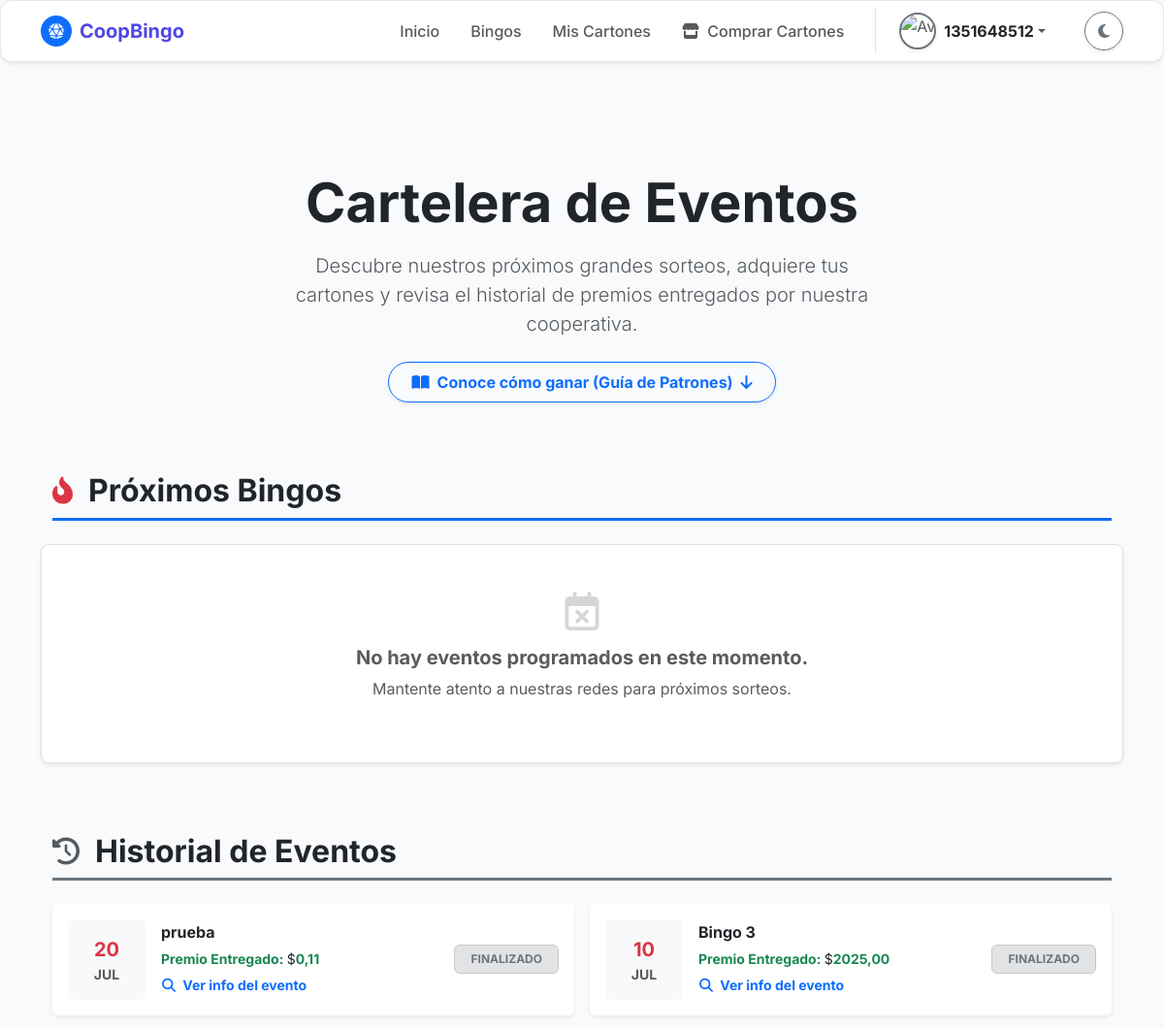
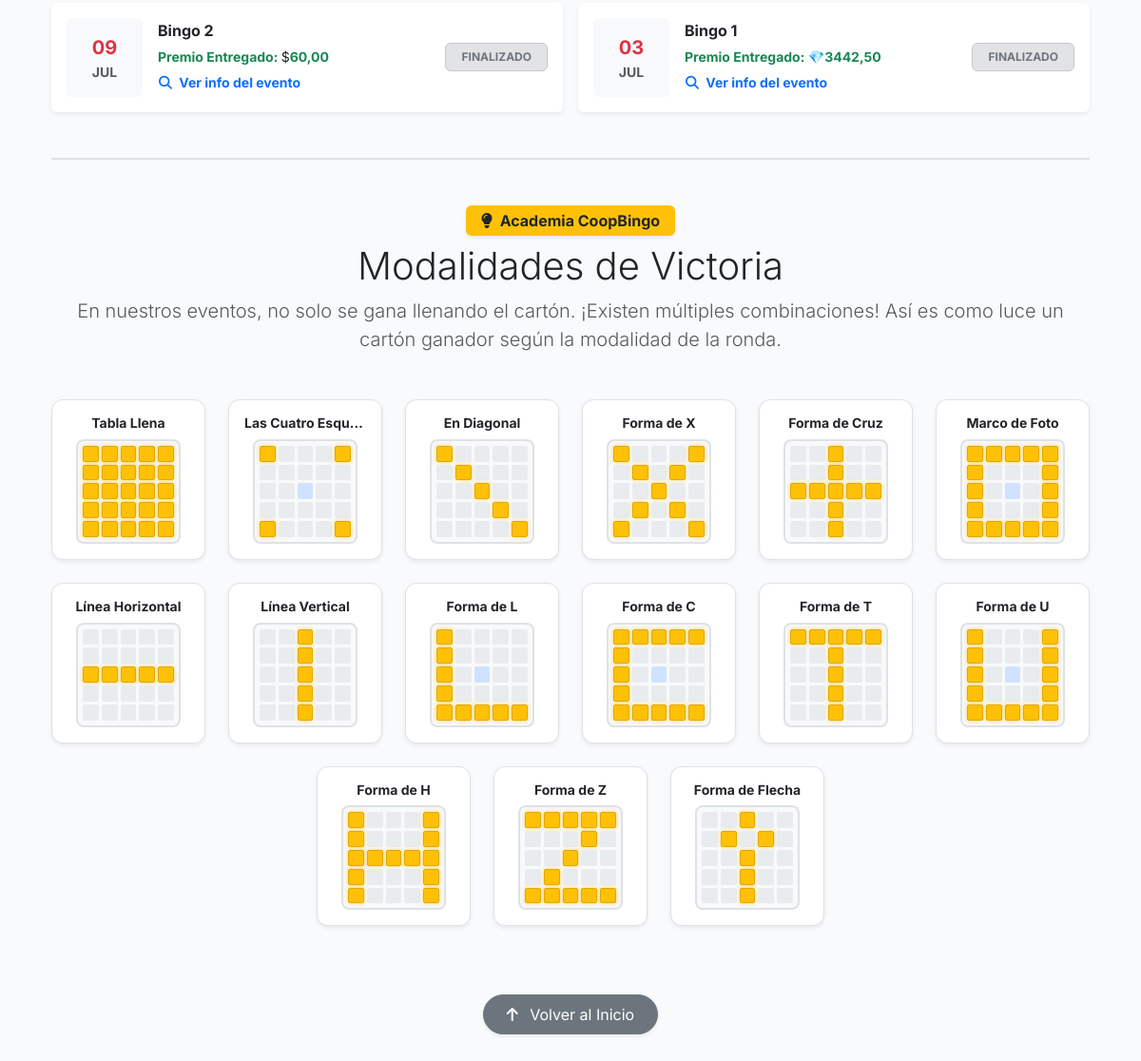
Page /bingo-publico/ (signed in) on the committed database (2 pictures, top to bottom).
### bingo/models.py (models this page shows, shortened)
class Bingo(models.Model):
    TIPO_BINGO_CHOICES = [
        ('Virtual', 'Virtual'),
        ('Presencial', 'Presencial'),
    ]
    ESTADO_BINGO_CHOICES = [
        ('Programado (Oculto)', 'Programado (Oculto)'),
        ('Programado', 'Programado'),
        ('En Curso', 'En Curso'),
        ('Finalizado', 'Finalizado'),
        ('Cancelado', 'Cancelado'),
    ]
    idbingo = models.AutoField(primary_key=True)
    idunidad_venta = models.ForeignKey(UnidadMonetaria, on_delete=models.PROTECT, related_name='bingos_venta')
    idunidad_premio = models.ForeignKey(UnidadMonetaria, on_delete=models.PROTECT, related_name='bingos_premio')
    titulobingo = models.CharField(
        max_length=150,
        verbose_name="Título del Bingo"
    )
    fechaprogramadabingo = models.DateTimeField(
        verbose_name="Fecha y Hora del Evento"
    )
    tipobingo = models.CharField(
        max_length=20,
        choices=TIPO_BINGO_CHOICES,
        verbose_name="Tipo de Bingo"
    )
    lugarbingo = models.CharField(
        max_length=255,
        null=True,
        blank=True,
        verbose_name="Lugar (si es presencial)"
    )
    urlsesionbingo = models.CharField(
        max_length=255,
        null=True,
        blank=True,
        verbose_name="Link de la sesión (si es virtual)"
    )
    preciocarton = models.DecimalField(
        max_digits=10,
        decimal_places=2,
        validators=[MinValueValidator(Decimal('0.01'))],
        verbose_name="Precio del Cartón"
    )
    premiomayor = models.DecimalField(
        max_digits=10,
        decimal_places=2,
        verbose_name="Monto del Premio Mayor"
    )
    descripcionpremiomayor = models.CharField(
        max_length=100,
        verbose_name="¿Qué es el premio mayor?"
    )
    estadobingo = models.CharField(
        max_length=20,
        choices=ESTADO_BINGO_CHOICES,
        default='Programado',
        verbose_name="Estado del Bingo"
    )
    rutaimagenpremiomayor = models.ImageField(
        upload_to='media/bingo/imagen_premio_mayor/',
        max_length=300,
        null=True,
        blank=True,
        verbose_name="Imagen del Premio"
    )
    urlvideopromocional = models.FileField(
        upload_to='media/bingo/video_promocional/',
        max_length=300,
        null=True,
        blank=True,
        verbose_name="Video Promocional"
    )
    descripcionpremios = models.TextField(
        max_length=500,
        null=True,
        blank=True,
        verbose_name="Descripción de otros premios"
    )
    recordatorio_enviado = models.BooleanField(
        default=False,
        verbose_name="Recordatorio 30m Enviado"
    )
    class Meta:
        db_table = 'Bingo'
        verbose_name = 'Bingo'
        verbose_name_plural = 'Bingos'

class UnidadMonetaria(models.Model):
    TIPO_MONEDA_CHOICES = [
        ('Efectivo', 'Efectivo'),
        ('Virtual', 'Virtual'),
    ]
    idunidadmonetaria = models.AutoField(primary_key=True)
    nombremoneda = models.CharField(max_length=100, unique=True, verbose_name="Nombre de la Moneda")
    tipomoneda = models.CharField(max_length=12, choices=TIPO_MONEDA_CHOICES, verbose_name="Tipo de Moneda")
    simbolomoneda = models.CharField(max_length=255, verbose_name="Símbolo")
    tasaconversionmoneda = models.DecimalField(max_digits=10, decimal_places=2, default=1.00, verbose_name="Tasa de Conversión")
    estadomoneda = models.BooleanField(default=True, verbose_name="Estado Activo")
    class Meta:
        db_table = 'unidadmonetaria'
        verbose_name = 'Unidad Monetaria'
        verbose_name_plural = 'Unidades Monetarias'

### bingo/views.py (the view, shortened to what this page needs)
# urls.py: path('bingo-publico/', views.bingo_publico, name='bingo'), # Apunta a comunes/bingo.html
def bingo_publico(request):
    bingos_activos = Bingo.objects.filter(
        estadobingo__in=['Programado', 'En Curso']
    ).order_by('fechaprogramadabingo')
    bingos_pasados = Bingo.objects.filter(
        estadobingo__in=['Finalizado', 'Cancelado']
    ).order_by('-fechaprogramadabingo')
    ahora = timezone.now()
    for b in bingos_pasados:
        vendidos = CartonPartidaBingo.objects.filter(idpartida__idbingo=b).values('idcarton').distinct().count()
        tasa_venta = float(b.idunidad_venta.tasaconversionmoneda)
        tasa_premio = float(b.idunidad_premio.tasaconversionmoneda)
        ingreso_en_dolares = float(vendidos * b.preciocarton) * tasa_venta
        fondo_pozo_dolares = ingreso_en_dolares * 0.45
        premio_base_dolares = float(b.premiomayor) * tasa_premio
        if fondo_pozo_dolares > premio_base_dolares:
            b.pozo_dinamico_actual = fondo_pozo_dolares / tasa_premio
        else:
            b.pozo_dinamico_actual = float(b.premiomayor)
    contexto = {
        'bingos_activos': bingos_activos,
        'bingos_pasados': bingos_pasados,
        'unidad_monetaria': UnidadMonetaria.objects.first()
    }
    return render(request, 'comunes/bingo.html', contexto)

### bingo/templates/comunes/bingo.html (shortened to what this page needs)
{% extends 'comunes/base.html' %}
{% load static %}
{% block content %}
<div class="container text-center py-5 mt-3 mb-4">
    <h1 class="display-4 fw-bold tracking-tight mb-3 animate__animated animate__fadeInDown text-body">
        Cartelera de Eventos
    </h1>
    <p class="lead text-body-secondary mx-auto" style="max-width: 600px;">
        Descubre nuestros próximos grandes sorteos, adquiere tus cartones y revisa el historial de premios entregados por nuestra cooperativa.
    </p>
    <div class="mt-4 animate__animated animate__fadeInUp">
        <a href="#guia-patrones" class="btn btn-outline-primary rounded-pill px-4 py-2 fw-bold shadow-sm">
            <i class="fas fa-book-open me-2"></i>Conoce cómo ganar (Guía de Patrones) <i class="fas fa-arrow-down ms-1"></i>
        </a>
    </div>
</div>
<div class="container pb-5">
    <div class="d-flex align-items-center mb-4 border-bottom border-primary border-3 pb-2">
        <i class="fas fa-fire-alt text-danger fs-3 me-3 animate__animated animate__pulse animate__infinite"></i>
        <h2 class="fw-bold text-body mb-0">Próximos Bingos</h2>
    </div>
    <div class="row g-4 mb-5 pb-4">
        {% for bingo in bingos_activos %}
        <div class="col-md-6 col-lg-4">
            <div class="card-minimalista h-100 shadow border-0 overflow-hidden transform-hover bg-body">
                <div class="bg-primary text-center position-relative" style="height: 200px; {% if bingo.rutaimagenpremiomayor %}background: url('{{ bingo.rutaimagenpremiomayor.url }}') center/cover;{% endif %}">
                    <div class="position-absolute top-0 start-0 w-100 h-100 bg-dark opacity-50"></div>
                    <span class="position-absolute top-0 end-0 m-3 badge {% if bingo.estadobingo == 'En Curso' %}bg-danger animate__animated animate__flash animate__infinite{% else %}bg-warning text-dark{% endif %} fs-6 shadow">
                        {{ bingo.estadobingo|upper }}
                    </span>
                    <span class="position-absolute top-0 start-0 m-3 badge bg-dark border border-white fs-6 shadow">
                        <i class="fas fa-ticket-alt text-warning me-1"></i>{{ bingo.idunidad_venta.simbolomoneda }}{{ bingo.preciocarton }}
                    </span>
                    <div class="position-absolute bottom-0 start-0 w-100 p-3 text-start text-white text-shadow-sm z-index-1">
                        <h4 class="fw-bold mb-0 text-truncate" title="{{ bingo.titulobingo }}">{{ bingo.titulobingo }}</h4>
                        <small><i class="far fa-calendar-alt me-1 text-warning"></i> {{ bingo.fechaprogramadabingo|date:"d \d\e F, Y - H:i" }}</small>
                    </div>
                </div>
                <div class="card-body p-4">
                    <div class="d-flex justify-content-between align-items-center mb-3">
                        <span class="text-body-secondary small fw-bold text-uppercase">Premio Mayor</span>
                        <h3 class="text-success fw-black mb-0"><span class="text-body fw-normal">{{ bingo.idunidad_premio.simbolomoneda }}</span>{{ bingo.pozo_dinamico_actual|floatformat:2 }}</h3>
                    </div>
                    <p class="text-body-secondary small mb-4 line-clamp-2">{{ bingo.descripcionpremiomayor }}</p>
                    <button class="btn btn-sm btn-outline-primary w-100 mb-4 fw-bold" data-bs-toggle="modal" data-bs-target="#modalDetallesBingo{{ bingo.idbingo }}">
                        <i class="fas fa-info-circle me-1"></i> Ver todos los detalles
                    </button>
                    <div class="d-flex flex-column gap-2">
                        {% if bingo.sala_abierta %}
                            <a href="{% url 'sala_espera' bingo.id_partida_a_entrar %}" class="btn btn-warning w-100 fw-bold py-2 shadow-sm animate__animated animate__pulse animate__infinite" style="animation-duration: 2s;">
                                <i class="fas fa-door-open me-2"></i> ¡Entrar a la Sala!
                            </a>
                        {% endif %}
                        <a href="{% url 'venta_cartones' %}" class="btn btn-primary w-100 fw-bold py-2 shadow-sm">
                            Comprar Cartones <i class="fas fa-arrow-right ms-2"></i>
                        </a>
                    </div>
                </div>
            </div>
        </div>
        {% empty %}
        <div class="col-12 text-center py-5 bg-body rounded-3 shadow-sm border">
            <i class="far fa-calendar-times fs-1 text-body-secondary opacity-25 mb-3"></i>
            <h5 class="fw-bold text-body-secondary">No hay eventos programados en este momento.</h5>
            <p class="text-body-secondary">Mantente atento a nuestras redes para próximos sorteos.</p>
        </div>
        {% endfor %}
    </div>
    <div class="d-flex align-items-center mb-4 border-bottom border-secondary border-3 pb-2 mt-5">
        <i class="fas fa-history text-body-secondary fs-3 me-3"></i>
        <h2 class="fw-bold text-body mb-0">Historial de Eventos</h2>
    </div>
    <div class="row g-3">
        {% for bingo in bingos_pasados %}
        <div class="col-12 col-md-6">
            <div class="card border-0 bg-body shadow-sm p-3 d-flex flex-row align-items-center grayscale-hover transition-all">
                <div class="bg-body-tertiary rounded p-3 text-center me-3" style="width: 80px;">
                    <span class="d-block text-danger fw-bold fs-5">{{ bingo.fechaprogramadabingo|date:"d" }}</span>
                    <span class="d-block text-body-secondary small text-uppercase fw-bold">{{ bingo.fechaprogramadabingo|date:"M" }}</span>
                </div>
                <div class="flex-grow-1">
                    <h6 class="fw-bold text-body mb-1">{{ bingo.titulobingo }}</h6>
                    <span class="text-success small fw-bold">Premio Entregado: <span class="text-body fw-normal">{{ bingo.idunidad_premio.simbolomoneda }}</span>{{ bingo.pozo_dinamico_actual|floatformat:2 }}</span>
                    <br>
                    <button class="btn btn-sm btn-link text-primary p-0 mt-1 fw-bold text-decoration-none" data-bs-toggle="modal" data-bs-target="#modalDetallesBingoPasado{{ bingo.idbingo }}">
                        <i class="fas fa-search me-1"></i> Ver info del evento
                    </button>
                </div>
                <div>
                    {% if bingo.estadobingo == 'Cancelado' %}
                        <span class="badge bg-danger-subtle text-danger border border-danger-subtle px-3 py-2">CANCELADO</span>
                    {% else %}
                        <span class="badge bg-secondary-subtle text-secondary border border-secondary-subtle px-3 py-2">FINALIZADO</span>
                    {% endif %}
                </div>
            </div>
        </div>
        {% empty %}
        <div class="col-12 text-center py-4 text-body-secondary">
            <small><i class="fas fa-info-circle me-1"></i> Aún no hay eventos registrados en el historial.</small>
        </div>
        {% endfor %}
    </div>
    <div id="guia-patrones" class="pt-5 mt-5 border-top border-2">
        <div class="text-center mb-5">
            <span class="badge bg-warning text-dark mb-2 px-3 py-2 fw-bold fs-6 shadow-sm"><i class="fas fa-lightbulb me-1"></i> Academia CoopBingo</span>
            <h2 class="fw-black text-body display-6">Modalidades de Victoria</h2>
            <p class="text-body-secondary lead max-w-75 mx-auto">En nuestros eventos, no solo se gana llenando el cartón. ¡Existen múltiples combinaciones! Así es como luce un cartón ganador según la modalidad de la ronda.</p>
        </div>
        <div class="row g-4 justify-content-center" id="contenedor-patrones"></div>
        <div class="text-center mt-5 pt-4">
            <a href="#top-cartelera" class="btn btn-secondary rounded-pill px-4 py-2 shadow-sm">
                <i class="fas fa-arrow-up me-2"></i> Volver al Inicio
            </a>
        </div>
    </div>
</div>
{% endblock %}

### bingo/templates/comunes/navbar.html (shortened to what this page needs)
{% load static %}
<nav class="navbar navbar-expand-lg border-bottom card-minimalista mb-4 shadow-sm">
    <div class="container">
        <a class="navbar-brand fw-bold d-flex align-items-center" href="{% url 'inicio' %}" style="color: var(--color-primario);">
            <div class="rounded-circle bg-primary d-flex align-items-center justify-content-center me-2" style="width: 32px; height: 32px;">
                <i class="fas fa-dice-d20 text-white" style="font-size: 16px;"></i>
            </div>
            <span>CoopBingo</span>
        </a>
        <div class="collapse navbar-collapse" id="navPrincipal">
            <ul class="navbar-nav ms-auto align-items-center">
                <li class="nav-item">
                    <a class="nav-link px-3 fw-medium" href="{% url 'inicio' %}">Inicio</a>
                </li>
                <li class="nav-item">
                        <a class="nav-link px-3 fw-medium" href="{% url 'bingo' %}">Bingos</a>
                </li>
                {% if user.is_authenticated %}
                    <li class="nav-item">
                        <a class="nav-link px-3 fw-medium" href="{% url 'mis_cartones' %}">Mis Cartones</a>
                    </li>
                    <li class="nav-item">
                        <a class="nav-link px-3 fw-medium" href="{% url 'venta_cartones' %}">
                            <i class="fas fa-store me-1"></i> Comprar Cartones
                        </a>
                    </li>
                    <li class="nav-item dropdown ms-lg-3 ps-lg-3 border-start-lg">
                        <a class="nav-link dropdown-toggle d-flex align-items-center py-1" href="#" id="userDropdown" role="button" data-bs-toggle="dropdown" aria-expanded="false">
                            {% if request.session.avatar_url %}
                                <img src="{{ request.session.avatar_url }}" alt="Avatar" class="rounded-circle object-fit-cover me-2 border border-2 border-primary shadow-sm" style="width: 38px; height: 38px;">
                            {% else %}
                                <img src="{% static 'img/default_avatar.png' %}" alt="Avatar" class="rounded-circle object-fit-cover me-2 border border-2 border-secondary shadow-sm" style="width: 38px; height: 38px;">
                            {% endif %}
                            <span class="fw-bold text-body">{{ request.session.user_nombre|default:user.first_name }}</span>
                        </a>
                    </li>
                {% endif %}
                <li class="nav-item ms-lg-3 ps-lg-3 mt-3 mt-lg-0 pt-3 pt-lg-0">
                    <button class="btn btn-outline-secondary rounded-circle shadow-sm d-flex justify-content-center align-items-center" id="themeToggle" style="width: 40px; height: 40px;">
                        <i class="fas fa-moon" id="themeIcon"></i>
                    </button>
                </li>
            </ul>
        </div>
    </div>
</nav>

### rows in the picture
Bingo: fechaprogramadabingo "20", fechaprogramadabingo "JUL", titulobingo "prueba", idunidad_premio.simbolomoneda "$", pozo_dinamico_actual "0,11", estadobingo "FINALIZADO"
Bingo: fechaprogramadabingo "10", fechaprogramadabingo "JUL", titulobingo "Bingo 3", idunidad_premio.simbolomoneda "$", pozo_dinamico_actual "2025,00", estadobingo "FINALIZADO"
Bingo: fechaprogramadabingo "09", fechaprogramadabingo "JUL", titulobingo "Bingo 2", idunidad_premio.simbolomoneda "$", pozo_dinamico_actual "60,00", estadobingo "FINALIZADO"
Bingo: fechaprogramadabingo "03", fechaprogramadabingo "JUL", titulobingo "Bingo 1", idunidad_premio.simbolomoneda "💎", pozo_dinamico_actual "3442,50", estadobingo "FINALIZADO"

### other values in the picture
{{ request.session.user_nombre|default:user.first_name }} "1351648512"
